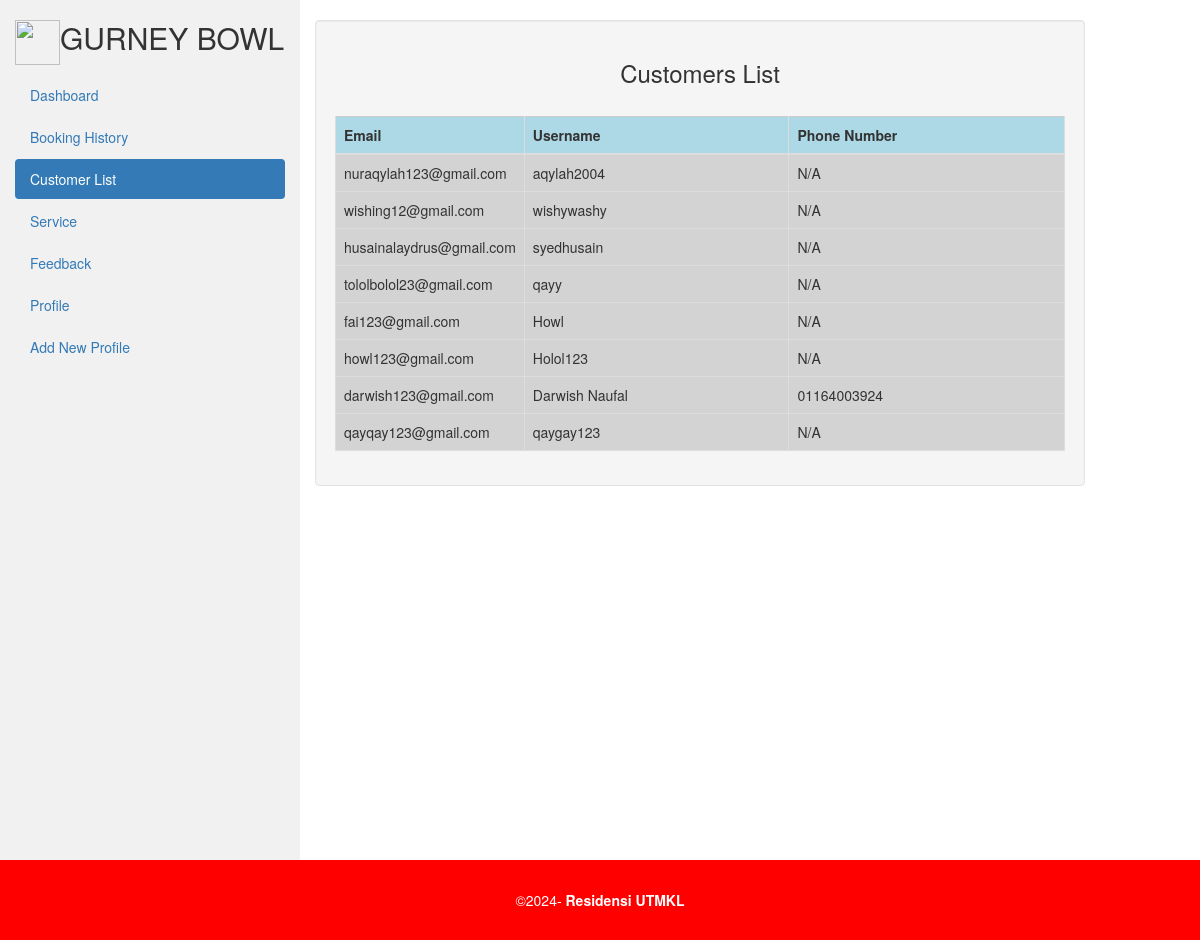
/Adcustlist.php, run on the app's committed database.
### tables this page shows
CREATE TABLE `customers` (
  `ID` int(11) NOT NULL,
  `Username` varchar(255) NOT NULL,
  `Email` varchar(255) NOT NULL,
  `Password` varchar(255) NOT NULL,
  `phone_number` varchar(15) NOT NULL DEFAULT 'N/A',
  `date_of_birth` date DEFAULT NULL,
  `gender` varchar(191) DEFAULT NULL,
  `pp` varchar(255) NOT NULL DEFAULT 'default-pp.png'
);

### Adcustlist.php (the view, shortened to what this page needs)
<?php
$sname= "localhost";
$unmae= "root";
$password = "";
$db_name = "accounts";
$conn = mysqli_connect($sname, $unmae, $password, $db_name);
$query = "SELECT Email, Username, phone_number FROM customers";
$result = mysqli_query($conn, $query);
?>
<!DOCTYPE html>
<html lang="en">
<head>
  <link rel="stylesheet" href="css/adstyle.css" type="text/css">
  <link rel="stylesheet" href="https://maxcdn.bootstrapcdn.com/bootstrap/3.4.1/css/bootstrap.min.css">
</head>
<body>
<div class="container-fluid">
  <div class="row content">
    <div class="col-sm-3 sidenav hidden-xs" id="wuttheside">
      <h2><a href="AdminDashboard.php"><img src="images/gbbslogo.png" style="width:45px; height: 45px;"
        ></a>GURNEY BOWL</h2>
      <ul class="nav nav-pills nav-stacked">
        <li><a href="AdminDashboard.php">Dashboard</a></li>
        <li><a href="ADBookingHistory.php">Booking History</a></li>
        <li class="active"><a href="Adcustlist.php">Customer List</a></li>
        <li><a href="Adservice.php">Service</a></li>
        <li><a href="Adfeedback.php">Feedback</a></li>
        <li><a href="AdminProfile.php">Profile</a></li>
        <li><a href="ADDAd.php">Add New Profile</a></li>
      </ul><br>
    </div>
    <br>
    <div class="col-sm-8">
      <div class="row">
        <div class="col-sm-8" style="width:100%;">
          <div class="well">
            <h3 style="text-align:center;">Customers List</h3>
            <br>
            <table class="feedback-box table">
                        <thead>
                            <tr>
                                <th class="email-column">Email</th>
                                <th>Username</th>
                                <th>Phone Number</th>
                            </tr>
                        </thead>
                        <tbody>
                            <?php
                            if ($result && mysqli_num_rows($result) > 0) {
                                while ($row = mysqli_fetch_assoc($result)) {
                                    echo "<tr>";
                                    echo "<td>" . htmlspecialchars($row['Email']) . "</td>";
                                    echo "<td>" . htmlspecialchars($row['Username']) . "</td>";
                                    echo "<td>" . htmlspecialchars($row['phone_number']) . "</td>";
                                    echo "</tr>";
                                }
                            } else {
                                echo "<tr><td colspan='3'>No feedback available</td></tr>";
                            }
                            ?>
                        </tbody>
                    </table>
            </div>
            </div>
        </div>
      </div>
    </div>
  </div>
<footer class="footercopy">
  <div class="copyright">&copy;2024- <strong>Residensi UTMKL</strong></div>
</footer>
</body>
</html>

### css/adstyle.css (style rules this page uses)
.row.content { height: 860px; }
.sidenav { background-color: #f1f1f1; height: 100%; }
.footercopy { height: 50%; width: 100%; margin-bottom: 0px; padding-top: 30px; padding-bottom: 30px; text-align: center; color: white; background-color: red; display: inline-block; }
.table { text-align: center; }
#wuttheside { width: 300px; }

### Adcustlist.php (style rules this page uses)
.feedback-box { border: 1px solid #ccc; padding: 10px; margin-bottom: 15px; border-radius: 5px; background-color: #f9f9f9; }
.feedback-box th, .feedback-box td { border: 1px solid #ddd; padding: 8px; text-align: left; }
.feedback-box th { background-color: lightblue; }
.feedback-box tr { background-color: lightgrey; }
.email-column { width: 20%; }

### data on the page
customers: Email "nuraqylah123@gmail.com", Username "aqylah2004", phone_number "N/A"
customers: Email "wishing12@gmail.com", Username "wishywashy", phone_number "N/A"
customers: Email "husainalaydrus@gmail.com", Username "syedhusain", phone_number "N/A"
customers: Email "tololbolol23@gmail.com", Username "qayy", phone_number "N/A"
customers: Email "fai123@gmail.com", Username "Howl", phone_number "N/A"
customers: Email "howl123@gmail.com", Username "Holol123", phone_number "N/A"
customers: Email "darwish123@gmail.com", Username "Darwish Naufal", phone_number "01164003924"
customers: Email "qayqay123@gmail.com", Username "qaygay123", phone_number "N/A"
